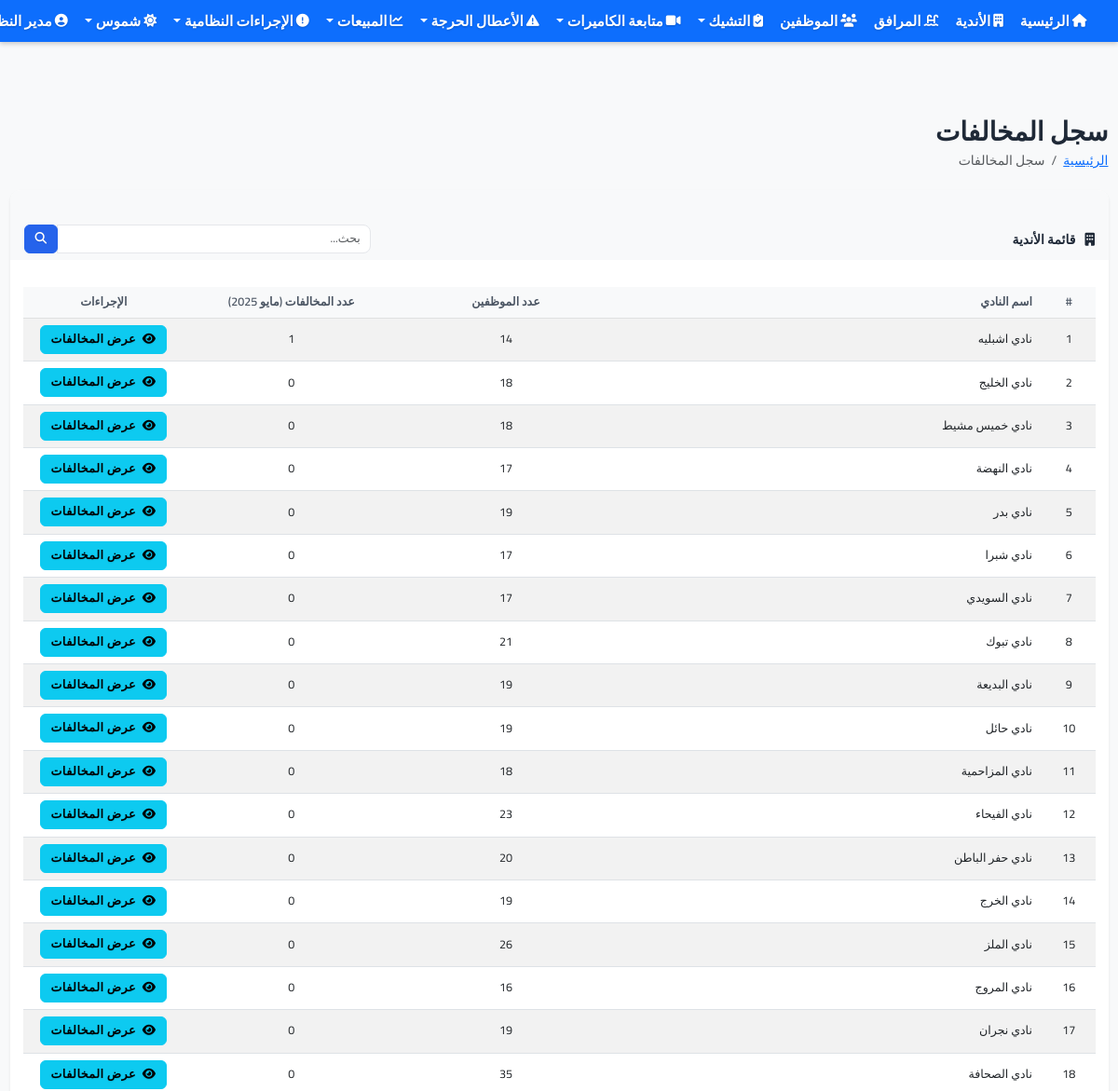
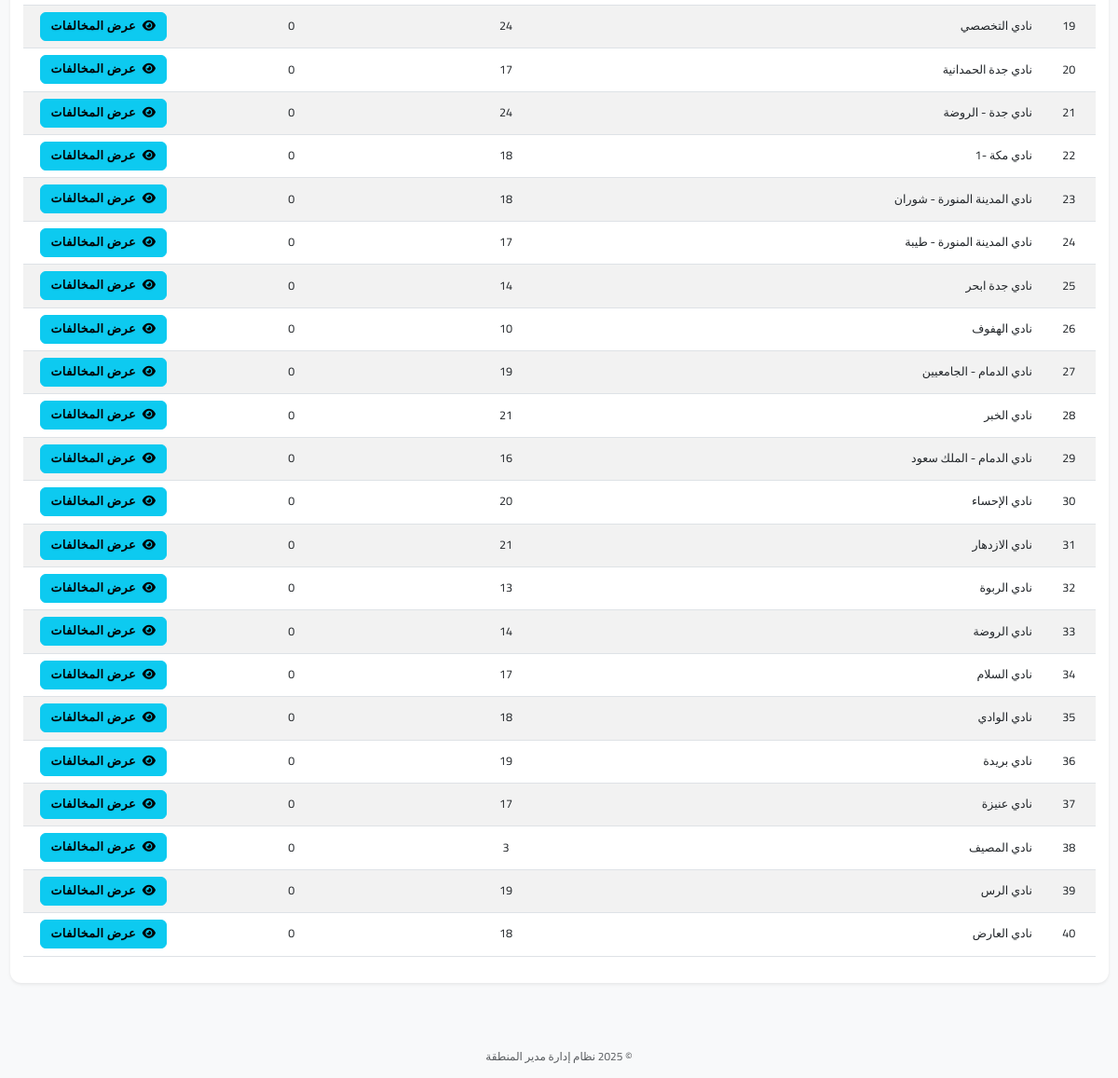
Page /violations/clubs (signed in) on the committed database (2 pictures, top to bottom).
### app.py (models this page shows, shortened)
class User(UserMixin, db.Model):
    __table__ = db.Table('user', db.metadata,
        db.Column('id', db.Integer, primary_key=True),
        db.Column('username', db.String(64), index=True, unique=True),
        db.Column('name', db.String(100)),
        db.Column('phone', db.String(20)),
        db.Column('password', db.String(128)),
        db.Column('is_admin', db.Boolean, default=False),
        db.Column('role', db.String(50), default='user'),  # الدور: admin, manager, supervisor, user
        extend_existing=True
    )
    permissions = db.relationship('Permission', secondary='user_permission', lazy='subquery',
                               backref=db.backref('users', lazy=True))
    clubs = db.relationship('Club', secondary=user_clubs, lazy='subquery',
                          backref=db.backref('users', lazy=True))
    def has_permission(self, permission_code):
        try:
            if self.is_admin:
                return True
        except Exception as e:
            print(f"خطأ في التحقق من الصلاحيات: {str(e)}")
            return False

class Club(db.Model):
    id = db.Column(db.Integer, primary_key=True)
    name = db.Column(db.String(100), nullable=False)
    location = db.Column(db.String(200), nullable=False)
    manager_name = db.Column(db.String(100))
    phone = db.Column(db.String(20))
    facilities = db.relationship('Facility', secondary=club_facilities, lazy='subquery',
                               backref=db.backref('clubs', lazy=True))

### app.py (the view, shortened to what this page needs)
@app.route('/violations/clubs')
@login_required
def violations_clubs_list():
    search_query = request.args.get('search', '')
    if current_user.is_admin:
        if search_query:
            clubs_query = Club.query.filter(Club.name.contains(search_query))
        else:
            clubs_query = Club.query
    clubs = []
    today = date.today()
    month_start = date(today.year, today.month, 1)
    month_end = date(today.year, today.month + 1, 1) if today.month < 12 else date(today.year + 1, 1, 1)
    month_end = month_end - timedelta(days=1)
    arabic_months = [
        'يناير', 'فبراير', 'مارس', 'أبريل', 'مايو', 'يونيو',
        'يوليو', 'أغسطس', 'سبتمبر', 'أكتوبر', 'نوفمبر', 'ديسمبر'
    ]
    current_month_name = f"{arabic_months[today.month - 1]} {today.year}"
    for club in clubs_query.all():
        employees_count = Employee.query.filter_by(club_id=club.id).count()
        violations_count = Violation.query.join(Employee).filter(
            Employee.club_id == club.id,
            Violation.violation_date >= month_start,
            Violation.violation_date <= month_end
        ).count()
        club.employees_count = employees_count
        club.violations_count = violations_count
        clubs.append(club)
    return render_template('violations/clubs_list.html',
                          title='سجل المخالفات',
                          clubs=clubs,
                          search_query=search_query,
                          current_month_name=current_month_name)

### app.py (called while the page is built)
@login.user_loader
def load_user(id):
    return User.query.get(int(id))

### templates/violations/clubs_list.html (shortened to what this page needs)
{% extends "base.html" %}
{% block content %}
<div class="d-flex justify-content-between align-items-center mb-4">
    <div>
        <h1 class="mb-1">سجل المخالفات</h1>
        <nav aria-label="breadcrumb">
            <ol class="breadcrumb mb-0">
                <li class="breadcrumb-item"><a href="{{ url_for('index') }}">الرئيسية</a></li>
                <li class="breadcrumb-item active" aria-current="page">سجل المخالفات</li>
            </ol>
        </nav>
    </div>
</div>
<div class="card shadow-sm">
    <div class="card-header bg-light py-3">
        <div class="row align-items-center">
            <div class="col-md-8">
                <h5 class="mb-0"><i class="fas fa-building me-2"></i> قائمة الأندية</h5>
            </div>
            <div class="col-md-4">
                <form action="{{ url_for('violations_clubs_list') }}" method="get" class="d-flex">
                    <div class="input-group">
                        <input type="text" name="search" class="form-control" placeholder="بحث..." value="{{ search_query }}">
                        <button type="submit" class="btn btn-primary">
                            <i class="fas fa-search"></i>
                        </button>
                    </div>
                </form>
            </div>
        </div>
    </div>
    <div class="card-body">
        {% if clubs %}
        <div class="table-responsive">
            <table class="table table-striped table-hover align-middle">
                <thead class="table-light">
                    <tr>
                        <th class="text-center" width="5%">#</th>
                        <th width="40%">اسم النادي</th>
                        <th class="text-center" width="20%">عدد الموظفين</th>
                        <th class="text-center" width="20%">عدد المخالفات ({{ current_month_name }})</th>
                        <th class="text-center" width="15%">الإجراءات</th>
                    </tr>
                </thead>
                <tbody>
                    {% for club in clubs %}
                    <tr>
                        <td class="text-center">{{ loop.index }}</td>
                        <td>{{ club.name }}</td>
                        <td class="text-center">{{ club.employees_count }}</td>
                        <td class="text-center">{{ club.violations_count }}</td>
                        <td class="text-center">
                            <a href="{{ url_for('violations_club_detail', club_id=club.id) }}" class="btn btn-info">
                                <i class="fas fa-eye me-1"></i> عرض المخالفات
                            </a>
                        </td>
                    </tr>
                    {% endfor %}
                </tbody>
            </table>
        </div>
        {% endif %}
    </div>
</div>
{% endblock %}

### templates/base.html (shortened to what this page needs)
<!DOCTYPE html>
<html lang="ar" dir="rtl">
<head>
    <link rel="stylesheet" href="https://cdn.jsdelivr.net/npm/bootstrap@5.3.0/dist/css/bootstrap.rtl.min.css">
    <link rel="stylesheet" href="https://cdnjs.cloudflare.com/ajax/libs/font-awesome/6.4.0/css/all.min.css" media="print" onload="this.media='all'">
    <link rel="stylesheet" href="{{ url_for('static', filename='css/fix-size.css') }}">
    <link rel="stylesheet" href="{{ url_for('static', filename='css/performance.css') }}">
    <link rel="stylesheet" href="{{ url_for('static', filename='css/compact-style.css') }}?v={{ range(100000, 999999) | random }}">
    <link rel="stylesheet" href="{{ url_for('static', filename='css/navbar-fixed-solution.css') }}?v={{ range(100000, 999999) | random }}">
    <link rel="stylesheet" href="{{ url_for('static', filename='css/navbar-fixed-absolute-new.css') }}?v={{ range(100000, 999999) | random }}">
    <link rel="stylesheet" href="{{ url_for('static', filename='css/dashboard-cards-fix.css') }}?v={{ range(100000, 999999) | random }}">
</head>
<body class="no-margin" style="padding-top: 70px !important; margin: 0 !important; overflow-x: hidden !important;">
    <nav class="navbar navbar-expand-lg navbar-dark bg-primary px-2 fixed-top" style="position: fixed !important; top: 0 !important; left: 0 !important; right: 0 !important; width: 100% !important; z-index: 1030 !important; margin: 0 !important; padding: 0 !important; height: 45px !important; box-shadow: 0 2px 5px rgba(0, 0, 0, 0.2) !important; transform: none !important; transition: none !important; animation: none !important; will-change: auto !important;">
        <div class="container-fluid" style="padding: 0;">
            <div class="collapse navbar-collapse" id="navbarNav">
                <ul class="navbar-nav">
                    {% if current_user.is_authenticated %}
                    <li class="nav-item">
                        <a class="nav-link fw-bold" href="{{ url_for('index') }}">
                            <i class="fas fa-home me-1"></i> الرئيسية
                        </a>
                    </li>
                    <li class="nav-item">
                        <a class="nav-link fw-bold" href="{{ url_for('clubs') }}">
                            <i class="fas fa-building me-1"></i> الأندية
                        </a>
                    </li>
                    <li class="nav-item">
                        <a class="nav-link fw-bold" href="{{ url_for('facilities') }}">
                            <i class="fas fa-swimming-pool me-1"></i> المرافق
                        </a>
                    </li>
                    <li class="nav-item">
                        <a class="nav-link fw-bold" href="{{ url_for('employees') }}">
                            <i class="fas fa-users me-1"></i> الموظفين
                        </a>
                    </li>
                    <li class="nav-item dropdown">
                        <a class="nav-link dropdown-toggle fw-bold" href="#" id="checksDropdown" role="button" data-bs-toggle="dropdown">
                            <i class="fas fa-clipboard-check me-1"></i> التشيك
                        </a>
                    </li>
                    <li class="nav-item dropdown">
                        <a class="nav-link dropdown-toggle fw-bold" href="#" id="cameraDropdown" role="button" data-bs-toggle="dropdown">
                            <i class="fas fa-video me-1"></i> متابعة الكاميرات
                        </a>
                    </li>
                    <li class="nav-item dropdown">
                        <a class="nav-link dropdown-toggle fw-bold" href="#" id="criticalIssuesDropdown" role="button" data-bs-toggle="dropdown">
                            <i class="fas fa-exclamation-triangle me-1"></i> الأعطال الحرجة
                        </a>
                    </li>
                    <li class="nav-item dropdown">
                        <a class="nav-link dropdown-toggle fw-bold" href="#" id="salesDropdown" role="button" data-bs-toggle="dropdown">
                            <i class="fas fa-chart-line me-1"></i> المبيعات
                        </a>
                    </li>
                    <li class="nav-item dropdown">
                        <a class="nav-link dropdown-toggle fw-bold" href="#" id="violationsDropdown" role="button" data-bs-toggle="dropdown">
                            <i class="fas fa-exclamation-circle me-1"></i> الإجراءات النظامية
                        </a>
                    </li>
                    <li class="nav-item dropdown">
                        <a class="nav-link dropdown-toggle fw-bold" href="#" id="shumoosDropdown" role="button" data-bs-toggle="dropdown">
                            <i class="fas fa-sun me-1"></i> شموس
                        </a>
                    </li>
                    {% endif %}
                </ul>
                <ul class="navbar-nav ms-auto">
                    {% if current_user.is_authenticated %}
                    <li class="nav-item dropdown">
                        <a class="nav-link dropdown-toggle fw-bold" href="#" id="navbarDropdown" role="button" data-bs-toggle="dropdown">
                            <i class="fas fa-user-circle me-1"></i> {{ current_user.name }}
                        </a>
                    </li>
                    {% else %}
                    <li class="nav-item">
                        <a class="nav-link fw-bold" href="{{ url_for('login') }}">
                            <i class="fas fa-sign-in-alt me-1"></i> تسجيل الدخول
                        </a>
                    </li>
                    {% endif %}
                </ul>
            </div>
        </div>
    </nav>
    <main class="container-fluid px-3" style="margin-top: 20px !important; padding-top: 20px !important;">
        {% block content %}{% endblock %}
    </main>
    <footer class="footer mt-5 py-3 bg-light">
        <div class="container text-center">
            <span class="text-muted">© 2025 نظام إدارة مدير المنطقة</span>
        </div>
    </footer>
</body>
</html>

### static/css/fix-size.css (style rules this page uses)
.navbar-dark .navbar-nav .nav-link { font-size: 1.1rem !important; padding: 4px 8px !important; margin: 0 1px !important; display: flex !important; align-items: center !important; justify-content: center !important; text-align: center !important; font-weight: bold !important; }
.navbar-dark .navbar-nav .nav-link i { font-size: 1rem !important; margin-left: 3px !important; margin-right: 0 !important; }
body { margin: 0 !important; padding: 0 !important; }
html { margin: 0 !important; padding: 0 !important; }
.navbar { padding-top: 0.2rem !important; padding-bottom: 0.2rem !important; min-height: 45px !important; box-shadow: 0 2px 10px rgba(0, 0, 0, 0.2) !important; position: fixed !important; top: 0 !important; left: 0 !important; right: 0 !important; width: 100% !important; z-index: 9999 !important; margin: 0 !important; transform: none !important; transition: none !important; will-change: auto !important; }
.navbar-nav { display: flex !important; align-items: center !important; }
.nav-item { display: flex !important; align-items: center !important; }
.card-header h4, .card-header h5 { font-size: 1rem !important; margin-bottom: 0.25rem !important; }
.btn { font-size: 0.7rem !important; padding: 4px 8px !important; border-radius: 6px !important; }
h1 { font-size: 1.6rem !important; }
.row > [class*="col-"] { padding-right: 8px !important; padding-left: 8px !important; }
.row { margin-right: -8px !important; margin-left: -8px !important; }
main.container-fluid { margin-top: 60px !important; padding-top: 15px !important; }
.card { margin-top: 10px !important; }
.table { font-size: 0.85rem !important; }
.table th { font-size: 0.9rem !important; }
.form-control, .form-select { font-size: 0.9rem !important; padding: 0.375rem 0.75rem !important; }
footer { font-size: 0.85rem !important; padding: 0.75rem 0 !important; }

### static/css/performance.css (style rules this page uses)
body { opacity: 1; transition: opacity 0.3s ease; }
* { scroll-behavior: smooth; }
.card, .btn, .nav-link, .dropdown-item { transition: all 0.2s ease-out !important; }
.table-responsive { contain: content; }
form { contain: content; }
.card { contain: content; }
.btn { contain: content; }
.navbar { contain: layout style; }
footer { contain: layout style; }
.fas, .far, .fab, .fa { font-display: swap; }
main { content-visibility: auto; contain-intrinsic-size: 1000px; }

### static/css/compact-style.css (style rules this page uses)
html { font-size: 14px !important; }
body { font-size: 1rem !important; line-height: 1.5 !important; }
h1, .h1 { font-size: 2rem !important; }
h5, .h5 { font-size: 1rem !important; }
.btn { padding: 0.375rem 0.75rem !important; font-size: 0.9rem !important; }
.form-control, .form-select { padding: 0.375rem 0.75rem !important; font-size: 0.9rem !important; height: auto !important; }
.card { margin-bottom: 1rem !important; }
.card-header { padding: 0.5rem 1rem !important; }
.card-body { padding: 1rem !important; }
.table { font-size: 0.9rem !important; }
.table th, .table td { padding: 0.5rem 0.75rem !important; }
.mb-4 { margin-bottom: 1.5rem !important; }
.nav-link { padding: 0.5rem 1rem !important; font-size: 1.1rem !important; font-weight: bold !important; }
.navbar.fixed-top { position: fixed !important; top: 0 !important; width: 100% !important; z-index: 9999 !important; transition: none !important; transform: none !important; will-change: auto !important; }
main.container-fluid { margin-top: 60px !important; padding-top: 15px !important; }
.fa, .fas, .far, .fab { font-size: 1em !important; }
.container, .container-fluid { padding-right: 0.75rem !important; padding-left: 0.75rem !important; }
.row { margin-right: -0.5rem !important; margin-left: -0.5rem !important; }
.col, .col-1, .col-2, .col-3, .col-4, .col-5, .col-6, .col-7, .col-8, .col-9, .col-10, .col-11, .col-12, .col-sm, .col-sm-1, .col-sm-2, .col-sm-3, .col-sm-4, .col-sm-5, .col-sm-6, .col-sm-7, .col-sm-8, .col-sm-9, .col-sm-10, .col-sm-11, .col-sm-12, .col-md, .col-md-1, .col-md-2, .col-md-3, .col-md-4, .col-md-5, .col-md-6, .col-md-7, .col-md-8, .col-md-9, .col-md-10, .col-md-11, .col-md-12, .col-lg, .col-lg-1, .col-lg-2, .col-lg-3, .col-lg-4, .col-lg-5, .col-lg-6, .col-lg-7, .col-lg-8, .col-lg-9, .col-lg-10, .col-lg-11, .col-lg-12, .col-xl, .col-xl-1, .col-xl-2, .col-xl-3, .col-xl-4, .col-xl-5, .col-xl-6, .col-xl-7, .col-xl-8, .col-xl-9, .col-xl-10, .col-xl-11, .col-xl-12 { padding-right: 0.5rem !important; padding-left: 0.5rem !important; }

### rows in the picture
User: name "مدير…"
Club: name "نادي اشبليه", employees_count "14", violations_count "1"
Club: name "نادي الخليج", employees_count "18", violations_count "0"
Club: name "نادي خميس مشيط", employees_count "18", violations_count "0"
Club: name "نادي النهضة", employees_count "17", violations_count "0"
Club: name "نادي بدر", employees_count "19", violations_count "0"
Club: name "نادي شبرا", employees_count "17", violations_count "0"
Club: name "نادي السويدي", employees_count "17", violations_count "0"
Club: name "نادي تبوك", employees_count "21", violations_count "0"
Club: name "نادي البديعة", employees_count "19", violations_count "0"
Club: name "نادي حائل", employees_count "19", violations_count "0"
Club: name "نادي المزاحمية", employees_count "18", violations_count "0"
Club: name "نادي الفيحاء", employees_count "23", violations_count "0"
Club: name "نادي حفر الباطن", employees_count "20", violations_count "0"
Club: name "نادي الخرج", employees_count "19", violations_count "0"
Club: name "نادي الملز", employees_count "26", violations_count "0"
Club: name "نادي المروج", employees_count "16", violations_count "0"
Club: name "نادي نجران", employees_count "19", violations_count "0"
Club: name "نادي الصحافة", employees_count "35", violations_count "0"
Club: name "نادي التخصصي", employees_count "24", violations_count "0"
Club: name "نادي جدة الحمدانية", employees_count "17", violations_count "0"
Club: name "نادي جدة - الروضة", employees_count "24", violations_count "0"
Club: name "نادي مكة -1", employees_count "18", violations_count "0"
Club: name "نادي المدينة المنورة - شوران", employees_count "18", violations_count "0"
Club: name "نادي المدينة المنورة - طيبة", employees_count "17", violations_count "0"
Club: name "نادي جدة ابحر", employees_count "14", violations_count "0"
Club: name "نادي الهفوف", employees_count "10", violations_count "0"
Club: name "نادي الدمام - الجامعيين", employees_count "19", violations_count "0"
Club: name "نادي الخبر", employees_count "21", violations_count "0"
Club: name "نادي الدمام - الملك سعود", employees_count "16", violations_count "0"
Club: name "نادي الإحساء", employees_count "20", violations_count "0"
Club: name "نادي الازدهار", employees_count "21", violations_count "0"
Club: name "نادي الربوة", employees_count "13", violations_count "0"
Club: name "نادي الروضة", employees_count "14", violations_count "0"
Club: name "نادي السلام", employees_count "17", violations_count "0"
Club: name "نادي الوادي", employees_count "18", violations_count "0"
Club: name "نادي بريدة", employees_count "19", violations_count "0"
Club: name "نادي عنيزة", employees_count "17", violations_count "0"
Club: name "نادي المصيف", employees_count "3", violations_count "0"
Club: name "نادي الرس", employees_count "19", violations_count "0"
Club: name "نادي العارض", employees_count "18", violations_count "0"
